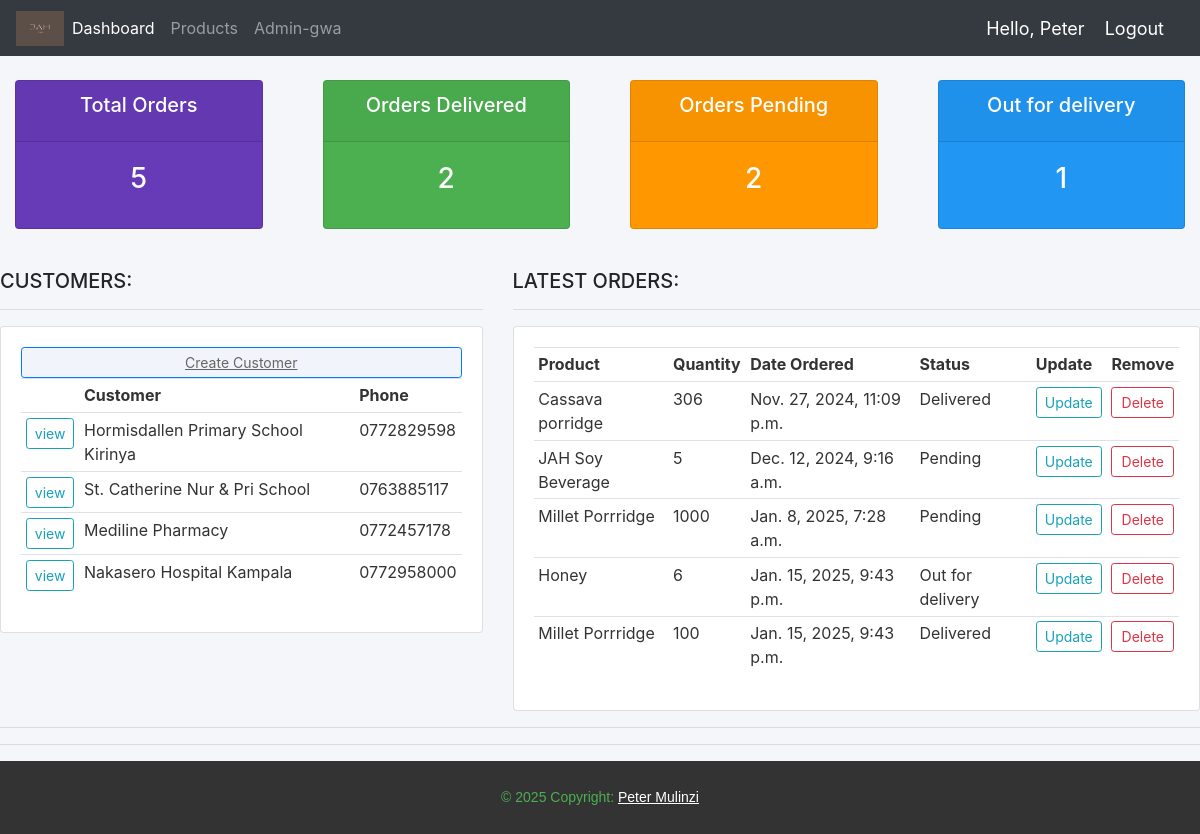
The app's page / (signed in) with its own data.
### Jah_Accounts/models.py (models this page shows, shortened)
class Customer(models.Model):
    name = models.CharField(max_length=200, null=True)
    phone = models.CharField(max_length=200, null=True, blank=True)
    email = models.CharField(max_length=200, null=True, blank=True)
    date_created = models.DateTimeField(auto_now_add=True, null=True, blank=True)

class Order(models.Model):
    STATUS = (
        ('Pending', 'Pending'),
        ('Out for delivery', 'Out for delivery'),
        ('Delivered', 'Delivered'),
    )
    MEASUREMENT = (
        ('Kgs', 'Kgs'),
        ('Tins', 'Tins'),
    )
    Customer = models.ForeignKey(Customer, null=True, on_delete=models.SET_NULL)
    Product = models.ForeignKey(Product, null=True, on_delete=models.SET_NULL,)
    date_created = models.DateTimeField(auto_now_add=True, null=True)
    status = models.CharField(max_length=200, null=True, choices=STATUS)
    tags = models.ManyToManyField(Tag)
    Quantity = models.CharField(null=True, max_length=4)
    units = models.CharField(max_length=200, null=True, choices=MEASUREMENT,)
    note = models.CharField(max_length=200, null=True)

class Product(models.Model):
    CATEGORY = (
        ('Flour', 'Flour'),
        ('Honey', 'Honey'),
        ('Spice', 'Spice'),
    )
    name = models.CharField(max_length=200, null=True)
    price = models.FloatField(null=True)
    category = models.CharField(max_length=200, null=True, choices=CATEGORY)
    description = models.CharField(max_length=200, null = True, blank = True)
    date_created = models.DateTimeField(auto_now_add=True, null=True)
    def __str__(self):
        return self.name

### Jah_Accounts/views.py (the view)
# urls.py: path('', views.dashboard, name='home'),
@login_required(login_url='login')
def dashboard(request):
    orders = Order.objects.all()
    customers = Customer.objects.all()
    total_orders = orders.count()
    pending = Order.objects.filter(status = 'Pending').count()
    delivered = Order.objects.filter(status = 'Delivered').count()
    Out_for_Delivery =  Order.objects.filter(status = 'Out for delivery').count()
    context = {'orders': orders, 'customers': customers, 'total_orders': total_orders, 'pending': pending, 'delivered': delivered, 'Out_for_Delivery': Out_for_Delivery}
    return render(request, 'Jah_Accounts/Dashboard.html', context)

### Jah_Accounts/templates/Jah_Accounts/Dashboard.html
{% extends "Jah_Accounts/main.html" %}
{% block content %}
{% include "Jah_Accounts/status.html" %}
<br>
<div class="row">
    <div class="col-md-5">
        <h5>CUSTOMERS:</h5>
        <hr>
        <div class="card card-body" style="background-color: #ffffff; color: #333333;">
            <a class="btn btn-primary btn-sm btn-block" href="{% url "createCustomer" %}" style="background-color: #f1f4fb; color: #666666; text-decoration: underline;">Create Customer</a>
            <table class="table table-sm"">
                <tr>
                    <th></th>
                    <th>Customer</th>
                    <th>Phone</th>
                </tr>
                {% for customers in customers %}
                  <tr>
                    <td><a class="btn btn-sm btn-outline-info" href="{% url 'customers' customers.id %}">view</a></td>
                    <td>{{ customers.name }}</td>
                    <td>{{ customers.phone }}</td>
                  </tr>
                {% endfor %}
            </table>
        </div>
    </div>
    <div class="col-md-7">
        <h5>LATEST ORDERS:</h5>
        <hr>
        <div class="card card-body" style="background-color: #ffffff; color: #333333;">
            <table class="table table-sm">
                <tr>
                    <th>Product</th>
                    <th>Quantity</th>
                    <th>Date Ordered</th>
                    <th>Status</th>
                    <th>Update</th>
                    <th>Remove</th>
                </tr>
                {% for y in orders  %}
                    <tr>
                        <td>{{ y.Product }}</td>
                        <td>{{ y.Quantity }}</td>
                        <td>{{ y.date_created }}</td>
                        <td>{{ y.status }}</td>
                        <td><a class="btn btn-outline-info btn-sm " href="{% url 'updateOrder' y.id %}">Update</a></td>
                        <td><a class="btn btn-outline-danger btn-sm btn-block" href="{% url 'deleteOrder' y.id %}">Delete</a></td>
                    </tr>
                {% endfor %}
            </table>
        </div>
    </div>
</div>
<hr>
{% endblock %}

### Jah_Accounts/templates/Jah_Accounts/navbar.html (shortened to what this page needs)
{% load static %}
<nav class="navbar navbar-expand-lg navbar-dark bg-dark">
    <img src="/static/images/jah_sample_logo.png" alt="" width="48" height="35">
    <div class="collapse navbar-collapse" id="navbarNavAltMarkup">
      <div class="navbar-nav">
        <a class="nav-item nav-link active" href="{% url 'home' %}">Dashboard</a>
        <a class="nav-item nav-link" href="{% url 'products' %}">Products</a>
        <a class="nav-item nav-link" href="http://127.0.0.1:8000/admin/">Admin-gwa</a>
      </div>
    </div>
    <span class="hello-msg">Hello, {{request.user}}</span>
    <span><a class="hello-msg" href="{% url 'logout' %}">Logout</a></span>
  </nav>

### static/css/main.css (style rules this page uses)
body { background-color: #f4f6f9; }

### Jah_Accounts/templates/Jah_Accounts/navbar.html (style rules this page uses)
.hello-msg { font-size: 18px; color: #fff; margin-right: 20px; }

### records on screen
Customer: name "Hormisdallen Primary School Kirinya", phone "0772829598"
Customer: name "St. Catherine Nur & Pri School", phone "0763885117"
Customer: name "Mediline Pharmacy", phone "0772457178"
Customer: name "Nakasero Hospital Kampala", phone "0772958000"
Order: Product "Cassava porridge", Quantity "306", date_created "Nov. 27, 2024, 11:09 p.m.", status "Delivered"
Order: Product "JAH Soy Beverage", Quantity "5", date_created "Dec. 12, 2024, 9:16 a.m.", status "Pending"
Order: Product "Millet Porrridge", Quantity "1000", date_created "Jan. 8, 2025, 7:28 a.m.", status "Pending"
Order: Product "Honey", Quantity "6", date_created "Jan. 15, 2025, 9:43 p.m.", status "Out for delivery"
Order: Product "Millet Porrridge", Quantity "100", date_created "Jan. 15, 2025, 9:43 p.m.", status "Delivered"

### other values on screen
{{ request.user }} "Peter"
{{ total_orders|default:"0" }} "5"
{{ delivered|default:"0" }} "2"
{{ pending|default:"0" }} "2"
{{ Out_for_Delivery|default:"0" }} "1"
